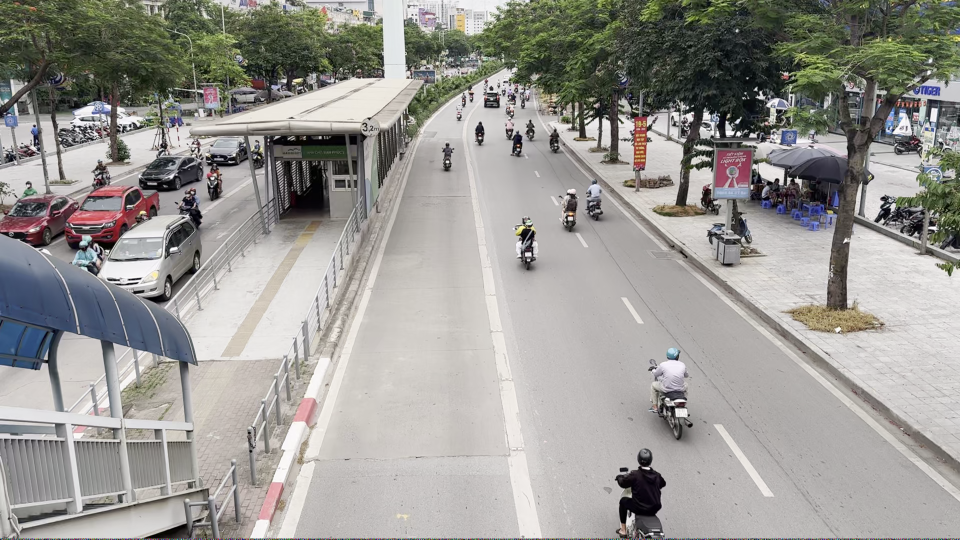
#> input picture test/IMG_4521/IMG_4521.png, 1920 x 1080 px (shown at 1/2 size)
$ python -i functions.py   (imports and definitions only)   (older library calls are emulated)
#> lines starting #> are read from the running program, lines starting #| are printed output that depends on the picture
#> further down, picture is the input picture: shape (1080, 1920, 3); mean B, G, R 147.6, 152, 153.6
import cv2
import numpy as np
import os
import re

CONFUSIONS_TO_NUMBER = {
    'B': '8',
    'G': '6',
    'Z': '2',
    'S': '5',
    'O': '0',
    'I': '1',
    'D': '0',
    'A': '4',
    'C': '0',
    'L': '4'
}

CONFUSIONS_TO_LETTER = {
    '8': 'B',
    '6': 'G',
    '9': 'B',
    '2': 'Z',
    '5': 'S',
    '0': 'B',
    '1': 'I',
}

# [26 lines left out: functions correct_char, post_process_license_plate, not called in this run]

def process_img(img):
    img = cv2.cvtColor(img, cv2.COLOR_BGR2GRAY)
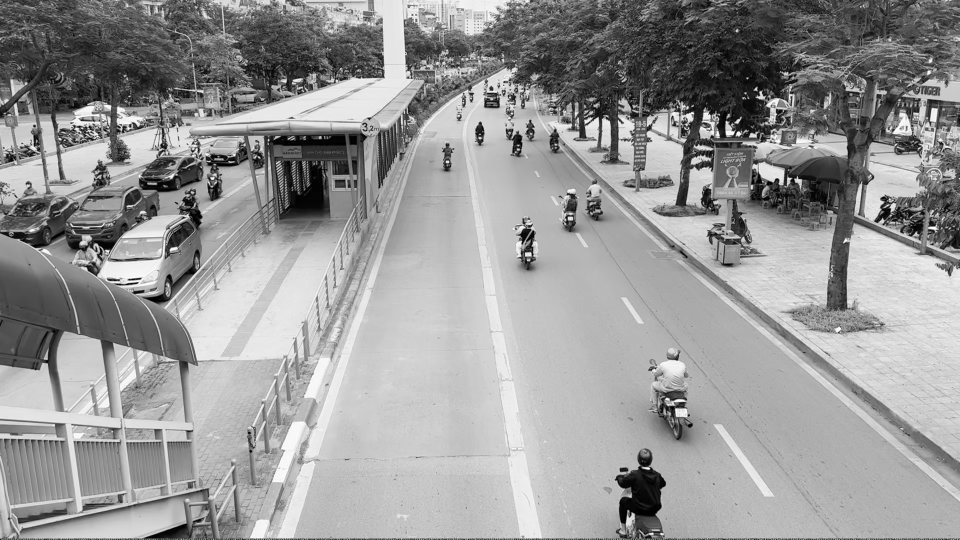
#> img: shape (1080, 1920) (shown at 1/2 size); min 0, max 255, mean 152
    clahe = cv2.createCLAHE(clipLimit=3.0, tileGridSize=(2,2))
    enh = clahe.apply(img)
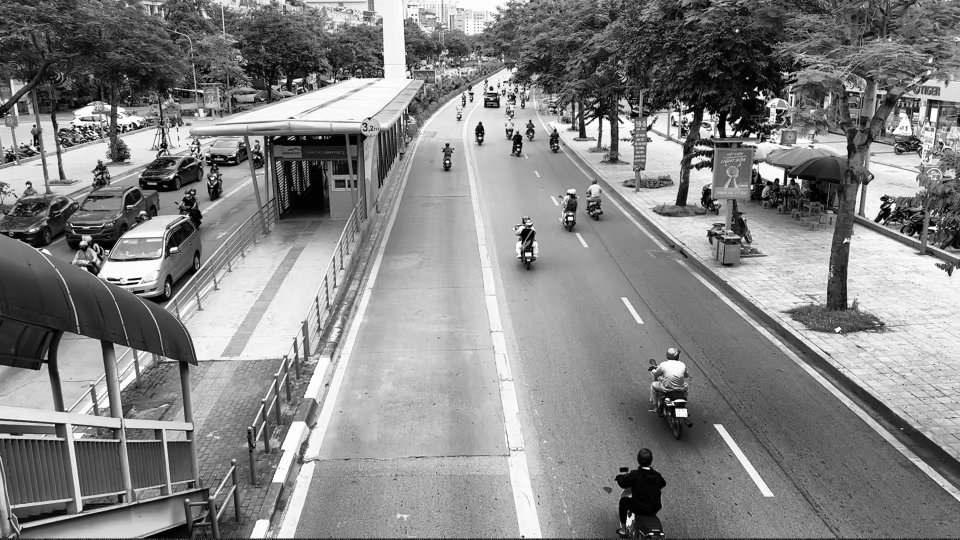
#> enh: shape (1080, 1920) (shown at 1/2 size); min 0, max 255, mean 132.6
    blur = cv2.GaussianBlur(enh, (0,0), 3)
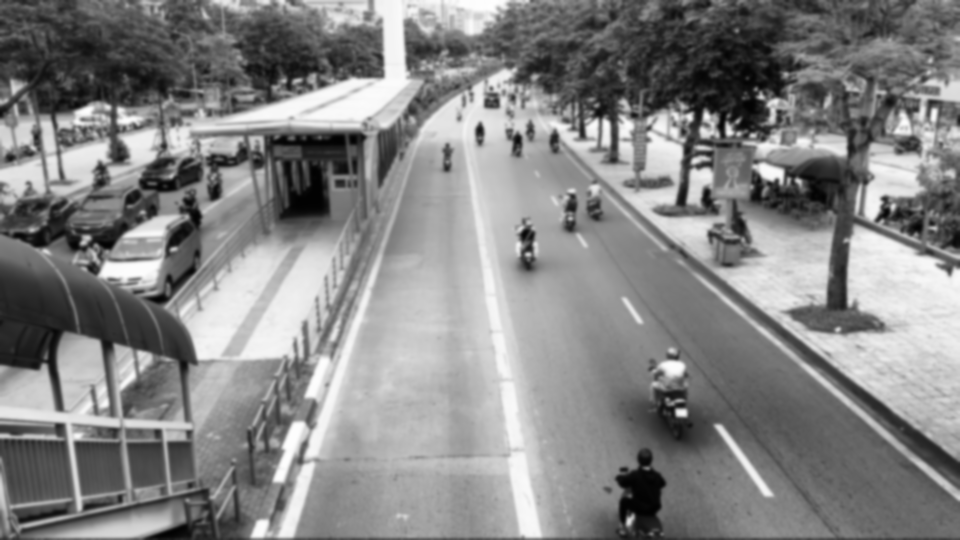
#> blur: shape (1080, 1920) (shown at 1/2 size); min 1, max 254, mean 132.6
    sharp = cv2.addWeighted(enh, 1.5, blur, -0.5, 0)
    lap = cv2.Laplacian(sharp, cv2.CV_8U, ksize=3)
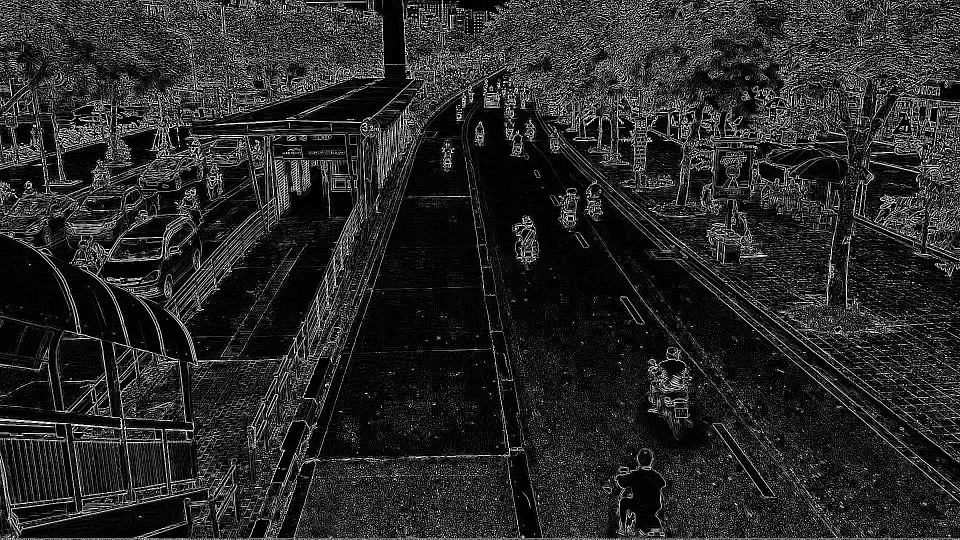
#> lap: shape (1080, 1920) (shown at 1/2 size); min 0, max 255, mean 40
    final = cv2.addWeighted(sharp, 1, lap, -0.4, 0)
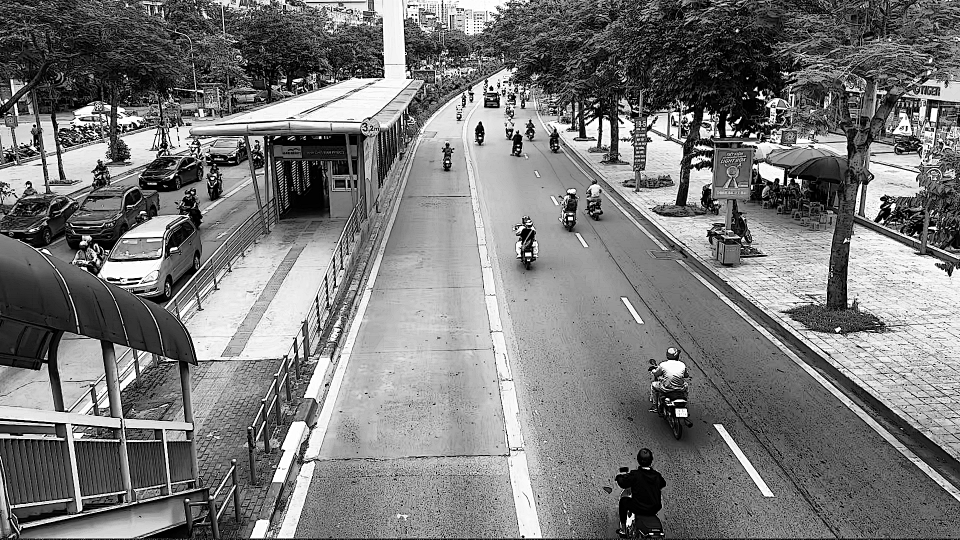
#> final: shape (1080, 1920) (shown at 1/2 size); min 0, max 255, mean 121.5
    return final

# [16 lines left out: functions gen_mask, process_image, not called in this run]

class SelectAreaDetect:
    # [48 lines left out: functions __init__, plot_point, create_txt, not called in this run]

>>> import cv2
>>> picture = cv2.imread('IMG_4521/IMG_4521.png')
>>> result = process_img(picture)
